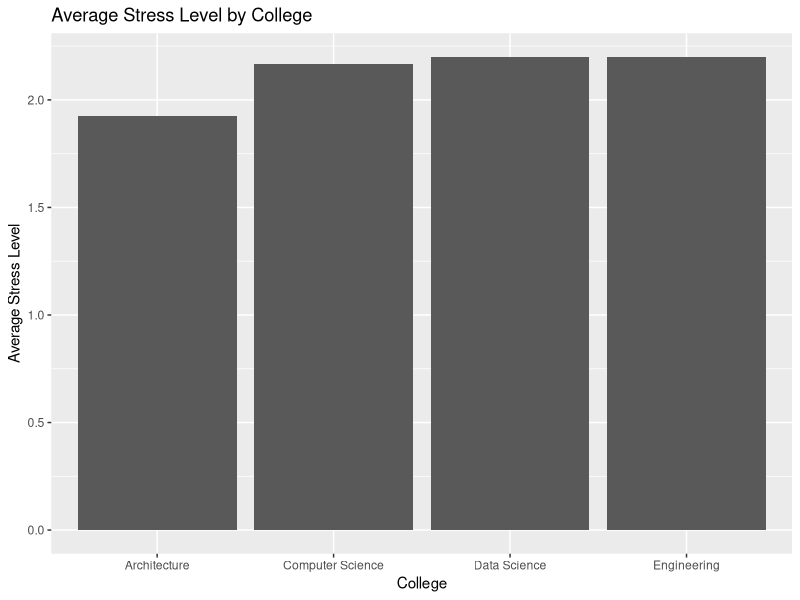
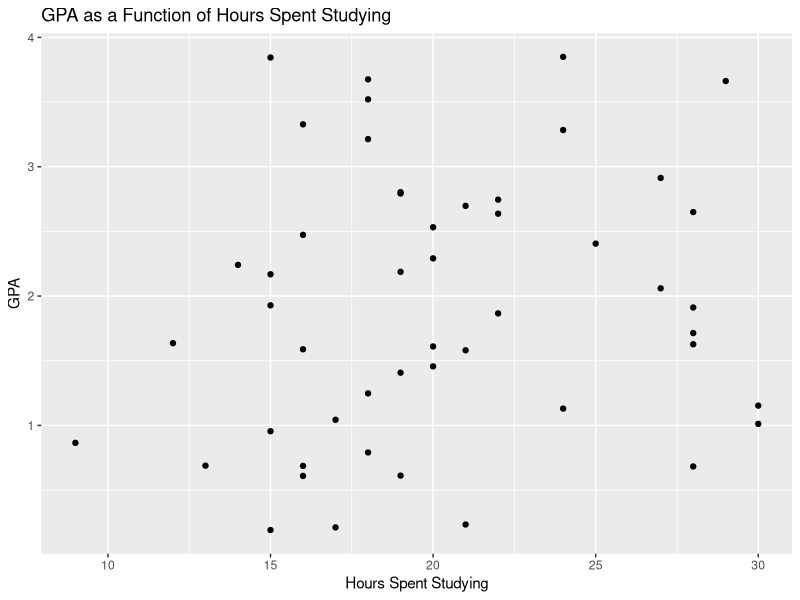
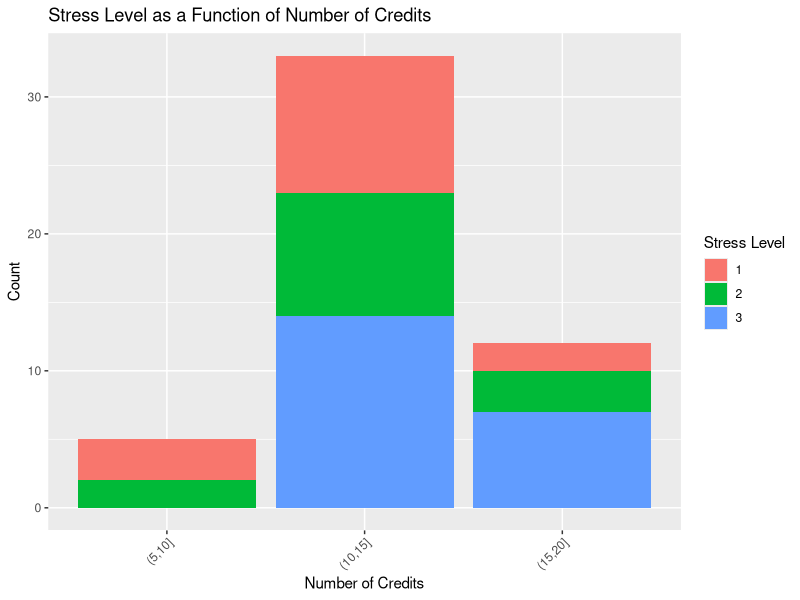

Write R code to recreate these figures, in order.
## ---- chunk 1
set.seed(123)

num_students <- 50
enrollment_status <- sample(c("Full-time", "Part-time"), num_students, replace = TRUE)
college <- sample(c("Engineering", "Architecture", "Computer Science", "Data Science"), num_students, replace = TRUE)
credits <- sample(9:17, num_students, replace = TRUE)
gpa <- runif(num_students, min = 0, max = 4)
hours_studying <- rpois(num_students, lambda = 20)  
stress_level <- sample(c(1, 2, 3), num_students, replace = TRUE)

students_df <- data.frame(
  Enrollment_Status = enrollment_status,
  College = college,
  Credits = credits,
  GPA = gpa,
  Hours_Studying = hours_studying
)

write.csv(students_df, "students_data.csv", row.names = FALSE)

## ---- chunk 2
library(ggplot2) 


ggplot(students_df, aes(x = College, y = stress_level)) +
  geom_bar(stat = "summary", fun = "mean") +
  labs(title = "Average Stress Level by College",
       x = "College",
       y = "Average Stress Level") 
 
ggplot(students_df, aes(x = Hours_Studying, y = GPA)) +
  geom_point() +
  labs(title = "GPA as a Function of Hours Spent Studying",
       x = "Hours Spent Studying",
       y = "GPA")

students_df$Credits_group <- cut(students_df$Credits, breaks = c(0, 5, 10, 15, 20))

ggplot(students_df, aes(x = Credits_group, fill = factor(stress_level))) +
  geom_bar() +
  labs(title = "Stress Level as a Function of Number of Credits",
       x = "Number of Credits",
       y = "Count",
       fill = "Stress Level") +
  theme(axis.text.x = element_text(angle = 45, hjust = 1))
